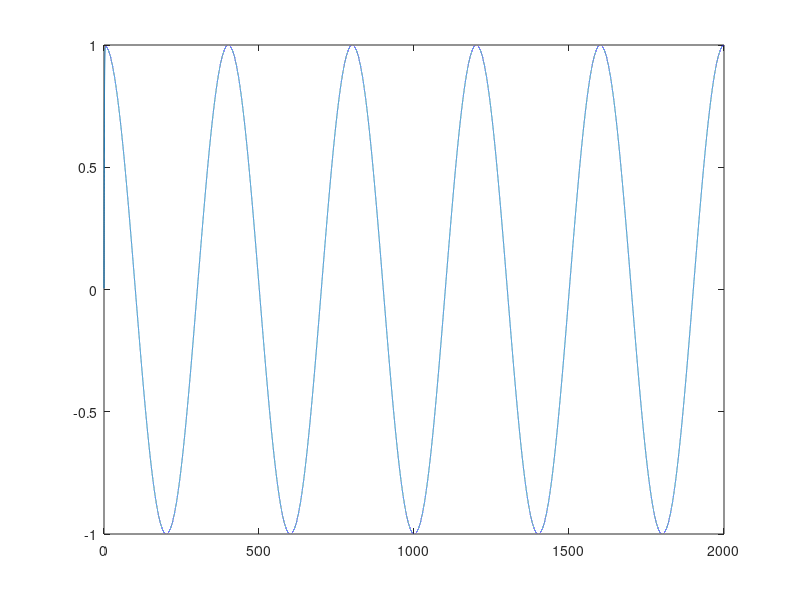

MATLAB code for this plot:
clc, clear all, close all

omega = 0.005*pi;
T = 0.01;
Tp = 2*pi/omega;
t=0:T:5*Tp;
A = [1 ((T-2)/(T+2))];
B = [(T/(2+T)) (T/(2+T))];
iS = cos(omega*t);
iL = filter(B, A, iS);
plot(t, iL), hold on